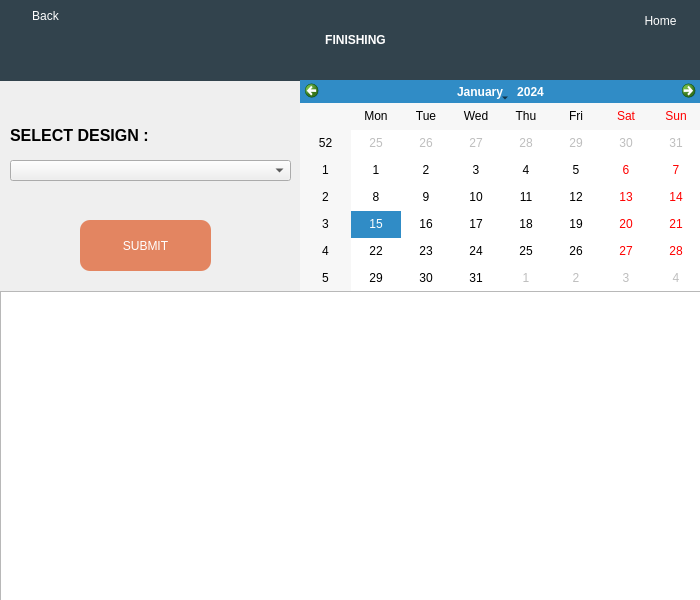
<?xml version="1.0" encoding="UTF-8"?>
<ui version="4.0">
 <class>finishing</class>
 <widget class="QWidget" name="finishing">
  <property name="geometry">
   <rect>
    <x>0</x>
    <y>0</y>
    <width>700</width>
    <height>600</height>
   </rect>
  </property>
  <property name="minimumSize">
   <size>
    <width>700</width>
    <height>600</height>
   </size>
  </property>
  <property name="maximumSize">
   <size>
    <width>700</width>
    <height>600</height>
   </size>
  </property>
  <property name="windowTitle">
   <string>Finishing</string>
  </property>
  <property name="windowIcon">
   <iconset resource="res.qrc">
    <normaloff>:/Images/Images/FINISHING.png</normaloff>:/Images/Images/FINISHING.png</iconset>
  </property>
  <widget class="QLabel" name="label">
   <property name="geometry">
    <rect>
     <x>0</x>
     <y>0</y>
     <width>711</width>
     <height>81</height>
    </rect>
   </property>
   <property name="styleSheet">
    <string notr="true">color: rgb(255, 255, 255);
font: 58 26pt &quot;Lucida Bright&quot;;

background-color: rgb(50, 67, 77);


</string>
   </property>
   <property name="text">
    <string>&lt;html&gt;&lt;head/&gt;&lt;body&gt;&lt;p align=&quot;center&quot;&gt;&lt;span style=&quot; font-weight:600;&quot;&gt;FINISHING&lt;/span&gt;&lt;/p&gt;&lt;/body&gt;&lt;/html&gt;</string>
   </property>
  </widget>
  <widget class="QLabel" name="label_2">
   <property name="geometry">
    <rect>
     <x>170</x>
     <y>10</y>
     <width>71</width>
     <height>61</height>
    </rect>
   </property>
   <property name="styleSheet">
    <string notr="true">background-color: rgb(50, 67, 77);</string>
   </property>
   <property name="text">
    <string/>
   </property>
   <property name="pixmap">
    <pixmap resource="res.qrc">:/Inverted Images/Images/Inverted/image (6).png</pixmap>
   </property>
   <property name="scaledContents">
    <bool>true</bool>
   </property>
  </widget>
  <widget class="QPushButton" name="pushButton_7">
   <property name="geometry">
    <rect>
     <x>10</x>
     <y>0</y>
     <width>71</width>
     <height>31</height>
    </rect>
   </property>
   <property name="sizePolicy">
    <sizepolicy hsizetype="Preferred" vsizetype="Preferred">
     <horstretch>0</horstretch>
     <verstretch>0</verstretch>
    </sizepolicy>
   </property>
   <property name="layoutDirection">
    <enum>Qt::LeftToRight</enum>
   </property>
   <property name="autoFillBackground">
    <bool>false</bool>
   </property>
   <property name="styleSheet">
    <string notr="true">font: 75 8pt &quot;MS Sans Serif&quot;;
background-color: rgb(50, 67, 77);
color: rgb(255, 255, 255);
border: 5px;

border-radius: 10px;


</string>
   </property>
   <property name="text">
    <string>Back</string>
   </property>
   <property name="icon">
    <iconset resource="res.qrc">
     <normaloff>:/Inverted Images/Images/Inverted/image (22).png</normaloff>:/Inverted Images/Images/Inverted/image (22).png</iconset>
   </property>
   <property name="iconSize">
    <size>
     <width>20</width>
     <height>20</height>
    </size>
   </property>
  </widget>
  <widget class="QPushButton" name="pushButton_8">
   <property name="geometry">
    <rect>
     <x>620</x>
     <y>0</y>
     <width>81</width>
     <height>41</height>
    </rect>
   </property>
   <property name="sizePolicy">
    <sizepolicy hsizetype="Preferred" vsizetype="Preferred">
     <horstretch>0</horstretch>
     <verstretch>0</verstretch>
    </sizepolicy>
   </property>
   <property name="layoutDirection">
    <enum>Qt::LeftToRight</enum>
   </property>
   <property name="autoFillBackground">
    <bool>false</bool>
   </property>
   <property name="styleSheet">
    <string notr="true">font: 75 8pt &quot;MS Sans Serif&quot;;
background-color: rgb(50, 67, 77);
color: rgb(255, 255, 255);
border: 5px;

border-radius: 10px;


</string>
   </property>
   <property name="text">
    <string>Home</string>
   </property>
   <property name="icon">
    <iconset resource="res.qrc">
     <normaloff>:/Inverted Images/Images/Inverted/image (26).png</normaloff>:/Inverted Images/Images/Inverted/image (26).png</iconset>
   </property>
   <property name="iconSize">
    <size>
     <width>20</width>
     <height>20</height>
    </size>
   </property>
  </widget>
  <widget class="QTableView" name="tableView">
   <property name="geometry">
    <rect>
     <x>0</x>
     <y>291</y>
     <width>701</width>
     <height>311</height>
    </rect>
   </property>
  </widget>
  <widget class="QLabel" name="label_4">
   <property name="geometry">
    <rect>
     <x>10</x>
     <y>120</y>
     <width>151</width>
     <height>31</height>
    </rect>
   </property>
   <property name="styleSheet">
    <string notr="true">font: 75 10pt &quot;MS Shell Dlg 2&quot;;</string>
   </property>
   <property name="text">
    <string>&lt;html&gt;&lt;head/&gt;&lt;body&gt;&lt;p align=&quot;justify&quot;&gt;&lt;span style=&quot; font-size:12pt; font-weight:600;&quot;&gt;SELECT DESIGN :&lt;/span&gt;&lt;/p&gt;&lt;/body&gt;&lt;/html&gt;</string>
   </property>
  </widget>
  <widget class="QCalendarWidget" name="calendarWidget">
   <property name="geometry">
    <rect>
     <x>300</x>
     <y>80</y>
     <width>401</width>
     <height>211</height>
    </rect>
   </property>
  </widget>
  <widget class="QComboBox" name="comboBox">
   <property name="geometry">
    <rect>
     <x>10</x>
     <y>160</y>
     <width>281</width>
     <height>21</height>
    </rect>
   </property>
  </widget>
  <widget class="QPushButton" name="pushButton">
   <property name="geometry">
    <rect>
     <x>80</x>
     <y>220</y>
     <width>131</width>
     <height>51</height>
    </rect>
   </property>
   <property name="styleSheet">
    <string notr="true">font: 75 14pt &quot;MS Sans Serif&quot;;
color: rgb(255, 255, 255);
border: 5px;
background-color: rgb(227, 133, 97);
border-radius: 10px;
</string>
   </property>
   <property name="text">
    <string>SUBMIT</string>
   </property>
  </widget>
 </widget>
 <resources>
  <include location="res.qrc"/>
 </resources>
 <connections/>
</ui>
